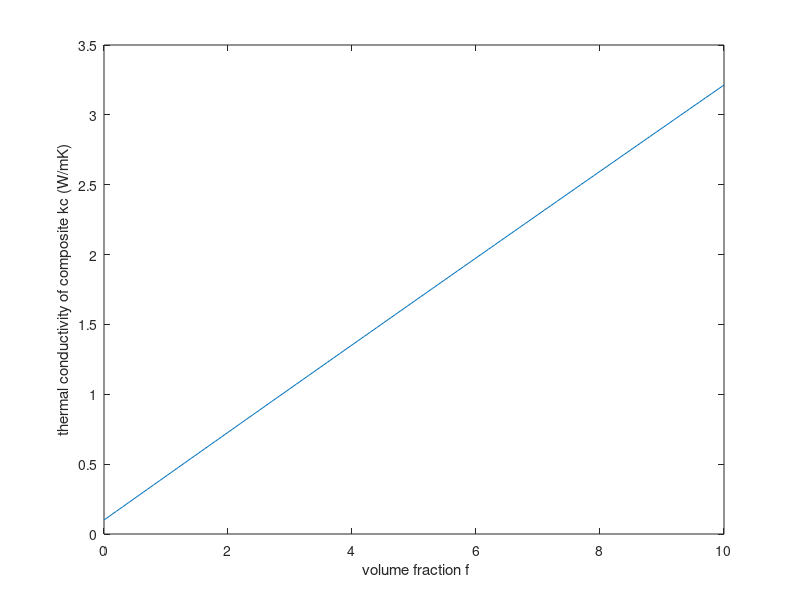

This figure's MATLAB source:
clc;
close all;
clear all;
sigbA = 3.7*10^9 ;
Rb=[ 20 ]*10^-9;
%1 5 10 20
for l=1:length(Rb)
%%%%%%%%%%%
A1= 500 *10^-9;
L1= 300*10^-9;%%%%%%%%%%
% Lef1=(A* L1)/(A+ L1);
% v=2*10^4;
% C= 700*2200
% kp1 = 1/3 *Lef1* v* C
 kp1 =(sigbA )/(1/(L1)+2/(pi *A1));

%kp= 2000;
km=0.1;
H1=3*.35*10^-9;%%%%%%%%%%%
% H=.35*10^-9
a11=L1;
a21=L1;
a31=H1;

% kp1=550%%%%%%%%%%
%km=.1;



p1=H1/L1

% ak1=Rb*km
alp1(l)=Rb(l)*km/H1


L111=(p1^2/(2*(p1^2-1)))+(p1/(2*(1-p1^2)^(3/2)))*acos(p1);
gama1(l)=(1+2*p1)*alp1(l);

L221=L111;
L331=1-2*L111;

kc111(l)=kp1/(1+gama1(l)*L111*kp1/km);
kc221(l)=kp1/(1+gama1(l)*L221*kp1/km);
kc331(l)=kp1/(1+gama1(l)*L331*kp1/km);

% kc111=kp1 +gama1*(1-L111)*km;
% kc221=kp1 +gama1*(1-L221)*km;
% kc331=kp1 +gama1*(1-L331)*km;

b111(l)=(kc111(l)-km)/(km +L111*(kc111(l)-km));
b221(l)=(kc221(l)-km)/(km +L221*(kc221(l)-km));
b331(l)=(kc331(l)-km)/(km +L331*(kc331(l)-km));


%%%%%%%%%%%
%%%%%%%%%%%
A2=775*10^-9;
L2=100*10^-9;
H2=0.35*10^-9;
% H=.35*10^-9
a12=L2;
a22=L2;
a32=H2;

 kp2 =(sigbA )/(1/(L2)+2/(pi *A2));

p2=H2/L2


% ak2=Rb*km
alp2(l)=Rb(l)*km/H2;

L112=(p2^2/(2*(p2^2-1)))+(p2/(2*(1-p2^2)^(3/2)))*acos(p2);
gama2(l)=(1+2*p2)*alp2(l);

L222=L112;
L332=1-2*L112;

kc112(l)=kp2/(1+gama2(l)*L112*kp2/km);
kc222(l)=kp2/(1+gama2(l)*L222*kp2/km);
kc332(l)=kp2/(1+gama2(l)*L332*kp2/km);

% kc112=kp2 +gama2*(1-L112)*km;
% kc222=kp2 +gama2*(1-L222)*km;
% kc332=kp2 +gama2*(1-L332)*km;

b112(l)=(kc112(l)-km)/(km +L112*(kc112(l)-km));
b222(l)=(kc222(l)-km)/(km +L222*(kc222(l)-km));
b332(l)=(kc332(l)-km)/(km +L332*(kc332(l)-km));




%%%%%%%%%%%
L3= 5000*10^-9;%%%%%%%%%%
H3=3*0.35*10^-9;
% Lef3=(A* L3)/(A+ L3);

   kp3=2200

a13=L3;
a23=L3;
a33=H3;

% kp3=2000%%%%%%%%%%%%%


p3=H3/L3

% ak3=Rb*km
alp3(l)=Rb(l)*km/H3


L113=(p3^2/(2*(p3^2-1)))+(p3/(2*(1-p3^2)^(3/2)))*acos(p3)
gama3(l)=(1+2*p3)*alp3(l);

L223=L113;
L333=1-2*L113;

kc113(l)=kp3/(1+gama3(l)*L113*kp3/km);
kc223(l)=kp3/(1+gama3(l)*L223*kp3/km);
kc333(l)=kp3/(1+gama3(l)*L333*kp3/km);

% kc113=kp3 +gama3*(1-L113)*km;
% kc223=kp3 +gama3*(1-L223)*km;
% kc333=kp3 +gama3*(1-L333)*km;

b113(l)=(kc113(l)-km)/(km +L113*(kc113(l)-km));
b223(l)=(kc223(l)-km)/(km +L223*(kc223(l)-km));
b333(l)=(kc333(l)-km)/(km +L333*(kc333(l)-km));



fr1=0.7
fr2=0.1
fr3=0.20





f=0:0.001:0.1
% cs=1/3; %%%%
for i=1:length(f)
%   k11(i)=(2+ f(i)*(b11*(1-L11)*(1+cs)+ b33*(1-L33)*(1-cs) ))/(2-f(i)*(b11*L11*(1+cs)+b33*L33*(1-cs)));
 k1(i) =(3+f(i)*(2*b111(l)*(1-L111)+b331(l)*(1-L331)))/(3-f(i)*(2*b111(l)*L111+b331(l)*L331));
  ka1(i)=k1(i)*km;
  ke1(i)=ka1(i)*fr1;
  k2(i) =(3+f(i)*(2*b112(l)*(1-L112)+b332(l)*(1-L332)))/(3-f(i)*(2*b112(l)*L112+b332(l)*L332));
  ka2(i)=k2(i)*km;
  ke2(i)=ka2(i)*fr2;
   k3(i) =(3+f(i)*(2*b113(l)*(1-L113)+b333(l)*(1-L333)))/(3-f(i)*(2*b113(l)*L113+b333(l)*L333));
  ka3(i)=k3(i)*km;
  ke3(i)=ka3(i)*fr3;
  
  ktim(i)=ke1(i)+ke2(i)+ke3(i);
  
end



%     plot(f,ke1)
% hold on;
% %     plot(f,ke2)
%  hold on;
% %   plot(f,ke3)
%  hold on;
  plot(f*100,ktim)
  hold on;
  xlabel(' volume fraction f'), ylabel('thermal conductivity of composite kc (W/mK)'),
% title('thermal conductivity vs. f=volume fraction for composite of graphene-MLG with various base TIM  ')

end
f2=(f*100)';
ktim1=ktim';
  